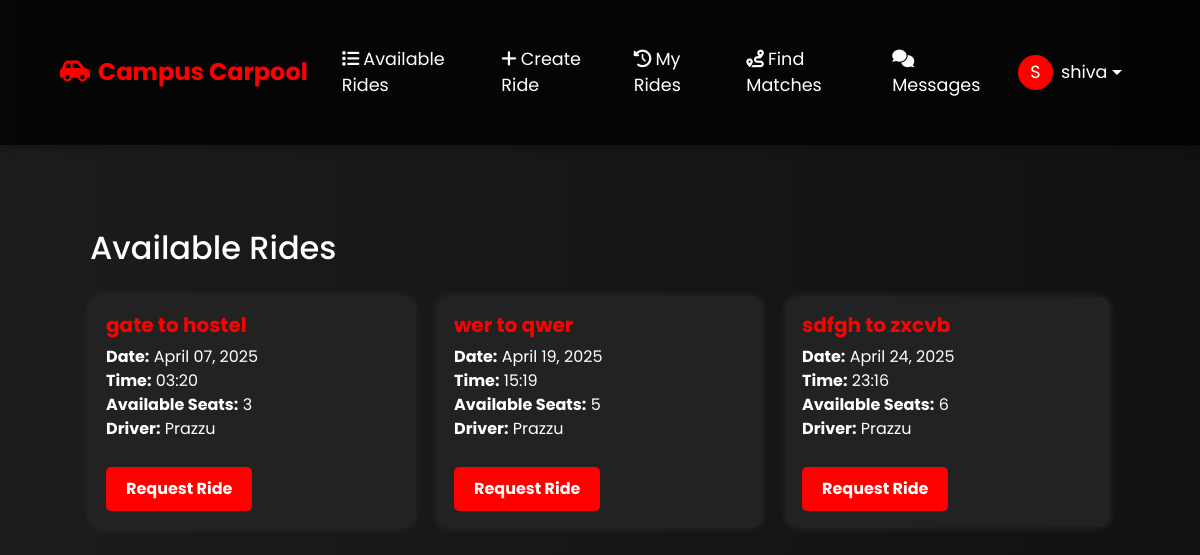
Page /rides/ (signed in) on the committed database.
### accounts/models.py (models this page shows)
class CustomUser(AbstractUser):
    email_verified = models.BooleanField(default=False)
    campus_email = models.EmailField(unique=True)
    phone_number = models.CharField(max_length=15, blank=True)
    otp = models.CharField(max_length=6, null=True, blank=True)
    otp_created_at = models.DateTimeField(null=True, blank=True)
    home_address = models.CharField(max_length=255, blank=True)
    preferred_pickup_time = models.TimeField(null=True, blank=True)
    preferred_return_time = models.TimeField(null=True, blank=True)
    max_deviation_minutes = models.IntegerField(default=15)  # Maximum acceptable time deviation
    groups = models.ManyToManyField(
        'auth.Group',
        related_name='custom_user_set',
        blank=True,
        help_text='The groups this user belongs to.',
        verbose_name='groups',
    )
    user_permissions = models.ManyToManyField(
        'auth.Permission',
        related_name='custom_user_set',
        blank=True,
        help_text='Specific permissions for this user.',
        verbose_name='user permissions',
    )

### rides/models.py (models this page shows, shortened)
class Ride(models.Model):
    driver = models.ForeignKey(settings.AUTH_USER_MODEL, on_delete=models.CASCADE, related_name='rides_offered')
    start_point = models.CharField(max_length=200)
    end_point = models.CharField(max_length=200)
    departure_time = models.DateTimeField()
    seats_available = models.IntegerField()
    created_at = models.DateTimeField(auto_now_add=True)

### rides/views.py (the view)
# urls.py: path('rides/', views.ride_list, name='ride_list'),
@login_required
def ride_list(request):
    rides = Ride.objects.filter(departure_time__gte=timezone.now())
    return render(request, 'rides/ride_list.html', {'rides': rides})

### rides/templates/rides/ride_list.html (shortened to what this page needs)
{% extends 'rides/base.html' %}
{% block content %}
<div class="container">
    <h2>Available Rides</h2>
    <div class="row">
        {% for ride in rides %}
        <div class="col-md-4 mb-4">
            <div class="card">
                <div class="card-body">
                    <h5 class="card-title">{{ ride.start_point }} to {{ ride.end_point }}</h5>
                    <p class="card-text">
                        <strong>Date:</strong> {{ ride.departure_time|date:"F d, Y" }}<br>
                        <strong>Time:</strong> {{ ride.departure_time|time:"H:i" }}<br>
                        <strong>Available Seats:</strong> {{ ride.seats_available }}<br>
                        <strong>Driver:</strong> {{ ride.driver.username }}
                    </p>
                    {% if user != ride.driver %}
                        <form method="post" action="{% url 'request_ride' ride.id %}">
                            <button type="submit" class="btn">Request Ride</button>
                        </form>
                    {% endif %}
                </div>
            </div>
        </div>
        {% empty %}
        <div class="col-12">
            <p>No rides available at the moment.</p>
        </div>
        {% endfor %}
    </div>
</div>
{% endblock %}

### rides/templates/rides/base.html (shortened to what this page needs)
<!DOCTYPE html>
<html>
<head>
    <link href="https://cdn.jsdelivr.net/npm/bootstrap@5.1.3/dist/css/bootstrap.min.css" rel="stylesheet">
    <link href="https://cdnjs.cloudflare.com/ajax/libs/font-awesome/6.0.0/css/all.min.css" rel="stylesheet">
</head>
<body>
    <nav class="navbar navbar-expand-lg navbar-dark">
        <div class="container">
            <a class="navbar-brand" href="{% url 'home' %}">
                <i class="fas fa-car-side me-2"></i>Campus Carpool
            </a>
            <div class="collapse navbar-collapse" id="navbarNav">
                <ul class="navbar-nav me-auto">
                    {% if user.is_authenticated %}
                        <li class="nav-item">
                            <a class="nav-link" href="{% url 'ride_list' %}">
                                <i class="fas fa-list me-1"></i>Available Rides
                            </a>
                        </li>
                        <li class="nav-item">
                            <a class="nav-link" href="{% url 'create_ride' %}">
                                <i class="fas fa-plus me-1"></i>Create Ride
                            </a>
                        </li>
                        <li class="nav-item">
                            <a class="nav-link" href="{% url 'my_rides' %}">
                                <i class="fas fa-history me-1"></i>My Rides
                            </a>
                        </li>
                        <li class="nav-item">
                            <a class="nav-link" href="{% url 'find_matches' %}">
                                <i class="fas fa-route me-1"></i>Find Matches
                            </a>
                        </li>
                        <li class="nav-item">
                            <a class="nav-link" href="{% url 'messages' %}">
                                <i class="fas fa-comments me-1"></i>Messages
                            </a>
                        </li>
                    {% endif %}
                </ul>
                <ul class="navbar-nav">
                    {% if user.is_authenticated %}
                        <li class="nav-item dropdown">
                            <a class="nav-link dropdown-toggle d-flex align-items-center" href="#" id="navbarDropdown" role="button" data-bs-toggle="dropdown">
                                <div class="user-avatar">
                                    {{ user.username.0|upper }}
                                </div>
                                {{ user.username }}
                            </a>
                        </li>
                    {% endif %}
                </ul>
            </div>
        </div>
    </nav>
    <div class="container mt-4">
        {% block content %}
        {% endblock %}
    </div>
</body>
</html>

### rides/templates/rides/base.html (style rules this page uses)
body { font-family: 'Poppins', sans-serif; background: linear-gradient(to right, #1c1c1c, #111); color: white; margin: 0; padding: 0; }
.navbar { background: rgba(0, 0, 0, 0.8) !important; box-shadow: 0 2px 10px rgba(0,0,0,.3); }
.navbar-brand { font-size: 1.5rem; font-weight: bold; color: red !important; }
.nav-link { font-size: 1.1rem; margin: 0 10px; color: white !important; transition: 0.3s; }
.user-avatar { width: 35px; height: 35px; border-radius: 50%; background-color: red !important; color: white; display: inline-flex; align-items: center; justify-content: center; margin-right: 8px; }
.container { padding: 20px; }
.card { background: #222; border: none; border-radius: 10px; box-shadow: 0px 0px 10px rgba(255, 255, 255, 0.1); margin-bottom: 20px; }
.card-body { color: white; }
.btn { padding: 8px 16px; background: red; border: none; border-radius: 5px; color: white; font-weight: bold; cursor: pointer; transition: 0.3s; }

### rides/templates/rides/ride_list.html (style rules this page uses)
body { font-family: 'Poppins', sans-serif; background: linear-gradient(to right, #1c1c1c, #111); color: white; margin: 0; padding: 0; }
.container { padding: 30px; }
h2 { color: white; margin-bottom: 30px; }
.card { background: #222; border: none; border-radius: 10px; box-shadow: 0px 0px 10px rgba(255, 255, 255, 0.1); transition: transform 0.3s; }
.card-body { color: white; }
.card-title { color: red; font-weight: bold; }
.btn { padding: 10px 20px; background: red; border: none; border-radius: 5px; color: white; font-size: 1rem; font-weight: bold; cursor: pointer; transition: 0.3s; margin-top: 10px; }

### rows in the picture
CustomUser: username.0 "S", username "shiva"
Ride: start_point "gate", end_point "hostel", departure_time "April 07, 2025", departure_time "03:20", seats_available "3", driver.username "Prazzu", shows "Request Ride"
Ride: start_point "wer", end_point "qwer", departure_time "April 19, 2025", departure_time "15:19", seats_available "5", driver.username "Prazzu", shows "Request Ride"
Ride: start_point "sdfgh", end_point "zxcvb", departure_time "April 24, 2025", departure_time "23:16", seats_available "6", driver.username "Prazzu", shows "Request Ride"
